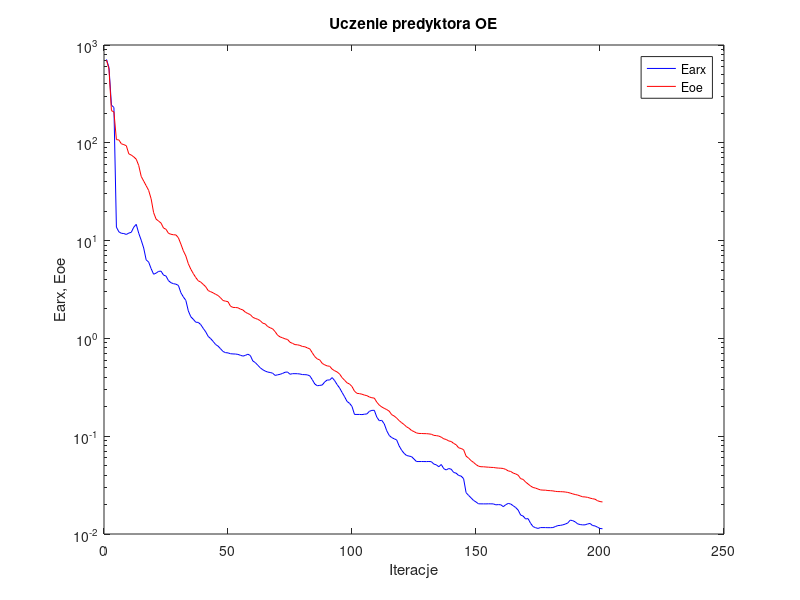
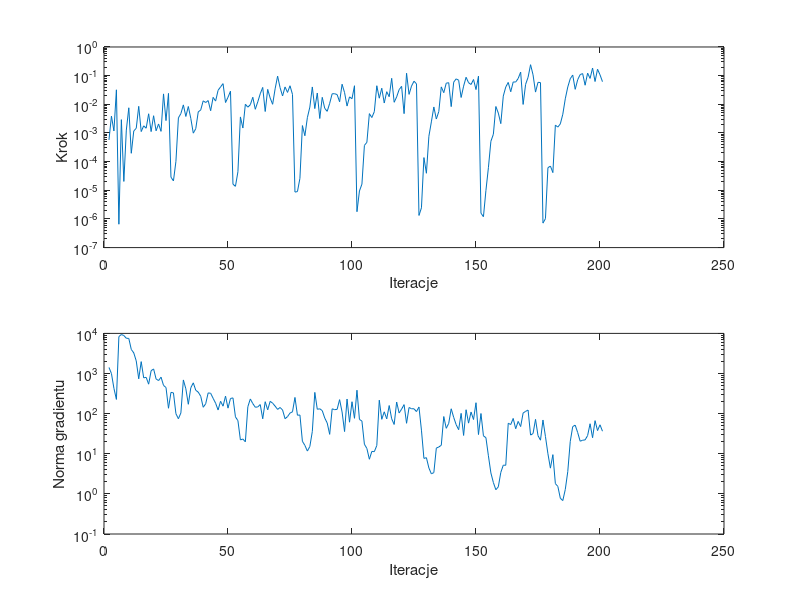

Recreate these plots in MATLAB, in order.
%uczenie predyktora oe
clear all;
n=0; farx(n+1)=7.121865e+002; foe(n+1)=7.015956e+002; wspucz(n+1)=0.000000e+000; ng(n+1)=0.000000e+000;
%odnowa zmiennej metryki
n=1; farx(n+1)=5.892524e+002; foe(n+1)=5.693260e+002; krok(n+1)=5.723719e-004; ng(n+1)=1.415204e+003;
n=2; farx(n+1)=2.429116e+002; foe(n+1)=2.133734e+002; krok(n+1)=3.869544e-003; ng(n+1)=1.000004e+003;
n=3; farx(n+1)=2.296550e+002; foe(n+1)=2.068696e+002; krok(n+1)=1.174207e-003; ng(n+1)=4.276265e+002;
n=4; farx(n+1)=1.373587e+001; foe(n+1)=1.078048e+002; krok(n+1)=3.204770e-002; ng(n+1)=2.260953e+002;
n=5; farx(n+1)=1.228988e+001; foe(n+1)=1.069864e+002; krok(n+1)=6.537961e-007; ng(n+1)=8.336478e+003;
n=6; farx(n+1)=1.188099e+001; foe(n+1)=9.767885e+001; krok(n+1)=2.914669e-003; ng(n+1)=9.371908e+003;
n=7; farx(n+1)=1.180630e+001; foe(n+1)=9.579235e+001; krok(n+1)=2.036925e-005; ng(n+1)=8.853350e+003;
n=8; farx(n+1)=1.156172e+001; foe(n+1)=9.334541e+001; krok(n+1)=1.259664e-003; ng(n+1)=7.561813e+003;
n=9; farx(n+1)=1.193984e+001; foe(n+1)=7.707762e+001; krok(n+1)=7.557177e-003; ng(n+1)=7.494280e+003;
n=10; farx(n+1)=1.215905e+001; foe(n+1)=7.493113e+001; krok(n+1)=1.955288e-004; ng(n+1)=3.982716e+003;
n=11; farx(n+1)=1.372029e+001; foe(n+1)=7.177954e+001; krok(n+1)=1.170971e-003; ng(n+1)=3.269469e+003;
n=12; farx(n+1)=1.465857e+001; foe(n+1)=6.797201e+001; krok(n+1)=1.457389e-003; ng(n+1)=2.061913e+003;
n=13; farx(n+1)=1.190028e+001; foe(n+1)=5.856842e+001; krok(n+1)=8.494456e-003; ng(n+1)=7.374279e+002;
n=14; farx(n+1)=1.010399e+001; foe(n+1)=4.535339e+001; krok(n+1)=1.118600e-003; ng(n+1)=1.978655e+003;
n=15; farx(n+1)=8.404853e+000; foe(n+1)=4.061590e+001; krok(n+1)=1.772228e-003; ng(n+1)=7.794078e+002;
n=16; farx(n+1)=6.358403e+000; foe(n+1)=3.643767e+001; krok(n+1)=1.463096e-003; ng(n+1)=8.034398e+002;
n=17; farx(n+1)=6.030343e+000; foe(n+1)=3.262337e+001; krok(n+1)=4.672280e-003; ng(n+1)=5.424342e+002;
n=18; farx(n+1)=5.170540e+000; foe(n+1)=2.677617e+001; krok(n+1)=1.116161e-003; ng(n+1)=1.174951e+003;
n=19; farx(n+1)=4.530634e+000; foe(n+1)=1.933612e+001; krok(n+1)=3.990929e-003; ng(n+1)=1.300863e+003;
n=20; farx(n+1)=4.648185e+000; foe(n+1)=1.659607e+001; krok(n+1)=1.191677e-003; ng(n+1)=7.324088e+002;
n=21; farx(n+1)=4.846083e+000; foe(n+1)=1.584320e+001; krok(n+1)=2.063028e-003; ng(n+1)=6.667025e+002;
n=22; farx(n+1)=4.871577e+000; foe(n+1)=1.510325e+001; krok(n+1)=1.137613e-003; ng(n+1)=8.112265e+002;
n=23; farx(n+1)=4.437669e+000; foe(n+1)=1.344216e+001; krok(n+1)=2.307159e-002; ng(n+1)=5.055659e+002;
n=24; farx(n+1)=4.341762e+000; foe(n+1)=1.305569e+001; krok(n+1)=2.701093e-003; ng(n+1)=4.474050e+002;
n=25; farx(n+1)=3.895556e+000; foe(n+1)=1.186757e+001; krok(n+1)=2.399905e-002; ng(n+1)=1.362503e+002;
%odnowa zmiennej metryki
n=26; farx(n+1)=3.710927e+000; foe(n+1)=1.161326e+001; krok(n+1)=2.867992e-005; ng(n+1)=3.386950e+002;
n=27; farx(n+1)=3.626681e+000; foe(n+1)=1.147526e+001; krok(n+1)=2.122479e-005; ng(n+1)=3.295006e+002;
n=28; farx(n+1)=3.585414e+000; foe(n+1)=1.143260e+001; krok(n+1)=1.020120e-004; ng(n+1)=9.957455e+001;
n=29; farx(n+1)=3.480601e+000; foe(n+1)=1.068428e+001; krok(n+1)=3.364099e-003; ng(n+1)=7.464287e+001;
n=30; farx(n+1)=2.932127e+000; foe(n+1)=9.209410e+000; krok(n+1)=4.738412e-003; ng(n+1)=1.042011e+002;
n=31; farx(n+1)=2.653004e+000; foe(n+1)=7.858919e+000; krok(n+1)=9.542392e-003; ng(n+1)=6.915837e+002;
n=32; farx(n+1)=2.448078e+000; foe(n+1)=6.963400e+000; krok(n+1)=3.765398e-003; ng(n+1)=4.167017e+002;
n=33; farx(n+1)=1.911261e+000; foe(n+1)=5.799596e+000; krok(n+1)=8.383236e-003; ng(n+1)=1.711044e+002;
n=34; farx(n+1)=1.665169e+000; foe(n+1)=5.100682e+000; krok(n+1)=3.212655e-003; ng(n+1)=4.415702e+002;
n=35; farx(n+1)=1.569010e+000; foe(n+1)=4.604652e+000; krok(n+1)=9.854180e-004; ng(n+1)=5.859439e+002;
n=36; farx(n+1)=1.464892e+000; foe(n+1)=4.190421e+000; krok(n+1)=1.409339e-003; ng(n+1)=3.820665e+002;
n=37; farx(n+1)=1.457432e+000; foe(n+1)=3.884544e+000; krok(n+1)=5.433546e-003; ng(n+1)=3.432930e+002;
n=38; farx(n+1)=1.385398e+000; foe(n+1)=3.766511e+000; krok(n+1)=6.353015e-003; ng(n+1)=2.712176e+002;
n=39; farx(n+1)=1.267183e+000; foe(n+1)=3.569039e+000; krok(n+1)=1.321323e-002; ng(n+1)=1.441994e+002;
n=40; farx(n+1)=1.168588e+000; foe(n+1)=3.377413e+000; krok(n+1)=1.154146e-002; ng(n+1)=1.760316e+002;
n=41; farx(n+1)=1.048655e+000; foe(n+1)=3.084428e+000; krok(n+1)=1.349272e-002; ng(n+1)=3.288472e+002;
n=42; farx(n+1)=9.951384e-001; foe(n+1)=3.003513e+000; krok(n+1)=5.967857e-003; ng(n+1)=3.217615e+002;
n=43; farx(n+1)=9.319511e-001; foe(n+1)=2.924503e+000; krok(n+1)=1.748904e-002; ng(n+1)=2.409226e+002;
n=44; farx(n+1)=8.667160e-001; foe(n+1)=2.823973e+000; krok(n+1)=1.296098e-002; ng(n+1)=1.820116e+002;
n=45; farx(n+1)=8.332184e-001; foe(n+1)=2.745173e+000; krok(n+1)=3.081106e-002; ng(n+1)=1.233339e+002;
n=46; farx(n+1)=7.830750e-001; foe(n+1)=2.598949e+000; krok(n+1)=4.048730e-002; ng(n+1)=2.034331e+002;
n=47; farx(n+1)=7.350704e-001; foe(n+1)=2.439934e+000; krok(n+1)=5.261210e-002; ng(n+1)=1.533789e+002;
n=48; farx(n+1)=7.150748e-001; foe(n+1)=2.403089e+000; krok(n+1)=1.153579e-002; ng(n+1)=2.732743e+002;
n=49; farx(n+1)=7.110996e-001; foe(n+1)=2.373923e+000; krok(n+1)=1.761298e-002; ng(n+1)=1.370516e+002;
n=50; farx(n+1)=6.972736e-001; foe(n+1)=2.134228e+000; krok(n+1)=2.867438e-002; ng(n+1)=2.385373e+002;
%odnowa zmiennej metryki
n=51; farx(n+1)=6.937483e-001; foe(n+1)=2.074864e+000; krok(n+1)=1.631013e-005; ng(n+1)=2.468360e+002;
n=52; farx(n+1)=6.922972e-001; foe(n+1)=2.069457e+000; krok(n+1)=1.373458e-005; ng(n+1)=8.316467e+001;
n=53; farx(n+1)=6.863565e-001; foe(n+1)=2.057122e+000; krok(n+1)=4.438276e-005; ng(n+1)=6.687714e+001;
n=54; farx(n+1)=6.723706e-001; foe(n+1)=1.993705e+000; krok(n+1)=3.625910e-003; ng(n+1)=2.213636e+001;
n=55; farx(n+1)=6.592480e-001; foe(n+1)=1.954325e+000; krok(n+1)=1.486749e-003; ng(n+1)=2.329617e+001;
n=56; farx(n+1)=6.701369e-001; foe(n+1)=1.854687e+000; krok(n+1)=1.004449e-002; ng(n+1)=1.985832e+001;
n=57; farx(n+1)=6.892707e-001; foe(n+1)=1.796663e+000; krok(n+1)=7.932207e-003; ng(n+1)=1.487703e+002;
n=58; farx(n+1)=6.689717e-001; foe(n+1)=1.751403e+000; krok(n+1)=9.691715e-003; ng(n+1)=2.322031e+002;
n=59; farx(n+1)=5.880383e-001; foe(n+1)=1.642724e+000; krok(n+1)=1.761298e-002; ng(n+1)=1.780055e+002;
n=60; farx(n+1)=5.661859e-001; foe(n+1)=1.600768e+000; krok(n+1)=6.700076e-003; ng(n+1)=1.443370e+002;
n=61; farx(n+1)=5.320760e-001; foe(n+1)=1.567732e+000; krok(n+1)=1.216238e-002; ng(n+1)=1.469786e+002;
n=62; farx(n+1)=5.009568e-001; foe(n+1)=1.518294e+000; krok(n+1)=2.327615e-002; ng(n+1)=1.681396e+002;
n=63; farx(n+1)=4.785876e-001; foe(n+1)=1.431942e+000; krok(n+1)=3.882853e-002; ng(n+1)=7.447138e+001;
n=64; farx(n+1)=4.635325e-001; foe(n+1)=1.407775e+000; krok(n+1)=5.608324e-003; ng(n+1)=1.983478e+002;
n=65; farx(n+1)=4.528757e-001; foe(n+1)=1.322887e+000; krok(n+1)=3.320390e-002; ng(n+1)=1.243334e+002;
n=66; farx(n+1)=4.481404e-001; foe(n+1)=1.284424e+000; krok(n+1)=1.660195e-002; ng(n+1)=2.025988e+002;
n=67; farx(n+1)=4.409142e-001; foe(n+1)=1.252804e+000; krok(n+1)=1.000091e-002; ng(n+1)=1.822003e+002;
n=68; farx(n+1)=4.184378e-001; foe(n+1)=1.172534e+000; krok(n+1)=3.477029e-002; ng(n+1)=1.537444e+002;
n=69; farx(n+1)=4.241869e-001; foe(n+1)=1.077425e+000; krok(n+1)=9.599621e-002; ng(n+1)=1.275410e+002;
n=70; farx(n+1)=4.295372e-001; foe(n+1)=1.036018e+000; krok(n+1)=3.809184e-002; ng(n+1)=1.422931e+002;
n=71; farx(n+1)=4.383200e-001; foe(n+1)=1.014055e+000; krok(n+1)=1.953985e-002; ng(n+1)=1.235069e+002;
n=72; farx(n+1)=4.506355e-001; foe(n+1)=9.896983e-001; krok(n+1)=4.034388e-002; ng(n+1)=7.475799e+001;
n=73; farx(n+1)=4.534875e-001; foe(n+1)=9.754060e-001; krok(n+1)=2.598758e-002; ng(n+1)=8.426168e+001;
n=74; farx(n+1)=4.299592e-001; foe(n+1)=9.131847e-001; krok(n+1)=4.438543e-002; ng(n+1)=1.033082e+002;
n=75; farx(n+1)=4.358791e-001; foe(n+1)=8.900175e-001; krok(n+1)=2.219272e-002; ng(n+1)=1.109916e+002;
%odnowa zmiennej metryki
n=76; farx(n+1)=4.358672e-001; foe(n+1)=8.638630e-001; krok(n+1)=8.648025e-006; ng(n+1)=2.533143e+002;
n=77; farx(n+1)=4.353757e-001; foe(n+1)=8.601618e-001; krok(n+1)=9.006227e-006; ng(n+1)=9.131098e+001;
n=78; farx(n+1)=4.326839e-001; foe(n+1)=8.484026e-001; krok(n+1)=2.605170e-005; ng(n+1)=9.250584e+001;
n=79; farx(n+1)=4.268182e-001; foe(n+1)=8.273323e-001; krok(n+1)=1.810600e-003; ng(n+1)=2.045849e+001;
n=80; farx(n+1)=4.259138e-001; foe(n+1)=8.209927e-001; krok(n+1)=7.988163e-004; ng(n+1)=1.617871e+001;
n=81; farx(n+1)=4.237860e-001; foe(n+1)=7.998946e-001; krok(n+1)=3.416397e-003; ng(n+1)=1.167008e+001;
n=82; farx(n+1)=4.137518e-001; foe(n+1)=7.807808e-001; krok(n+1)=7.980009e-003; ng(n+1)=1.514734e+001;
n=83; farx(n+1)=3.780159e-001; foe(n+1)=7.117600e-001; krok(n+1)=4.030924e-002; ng(n+1)=3.603707e+001;
n=84; farx(n+1)=3.416745e-001; foe(n+1)=6.510610e-001; krok(n+1)=7.088910e-003; ng(n+1)=3.384150e+002;
n=85; farx(n+1)=3.280396e-001; foe(n+1)=6.168700e-001; krok(n+1)=2.477353e-002; ng(n+1)=1.285021e+002;
n=86; farx(n+1)=3.307633e-001; foe(n+1)=6.023312e-001; krok(n+1)=3.195712e-003; ng(n+1)=1.320375e+002;
n=87; farx(n+1)=3.338565e-001; foe(n+1)=5.550788e-001; krok(n+1)=1.750226e-002; ng(n+1)=1.189219e+002;
n=88; farx(n+1)=3.590528e-001; foe(n+1)=5.366101e-001; krok(n+1)=7.251821e-003; ng(n+1)=7.797702e+001;
n=89; farx(n+1)=3.754951e-001; foe(n+1)=5.230911e-001; krok(n+1)=5.682045e-003; ng(n+1)=5.836435e+001;
n=90; farx(n+1)=3.754503e-001; foe(n+1)=5.189455e-001; krok(n+1)=1.082825e-002; ng(n+1)=3.045559e+001;
n=91; farx(n+1)=3.974234e-001; foe(n+1)=4.846399e-001; krok(n+1)=2.331518e-002; ng(n+1)=1.318634e+002;
n=92; farx(n+1)=3.701222e-001; foe(n+1)=4.670839e-001; krok(n+1)=2.339865e-002; ng(n+1)=1.256830e+002;
n=93; farx(n+1)=3.370083e-001; foe(n+1)=4.538799e-001; krok(n+1)=2.183177e-002; ng(n+1)=1.277786e+002;
n=94; farx(n+1)=3.111484e-001; foe(n+1)=4.323646e-001; krok(n+1)=1.226153e-002; ng(n+1)=2.232530e+002;
n=95; farx(n+1)=2.800676e-001; foe(n+1)=3.971607e-001; krok(n+1)=5.016986e-002; ng(n+1)=1.097759e+002;
n=96; farx(n+1)=2.534897e-001; foe(n+1)=3.734675e-001; krok(n+1)=2.556569e-002; ng(n+1)=3.574880e+001;
n=97; farx(n+1)=2.267940e-001; foe(n+1)=3.514927e-001; krok(n+1)=8.685477e-003; ng(n+1)=2.312044e+002;
n=98; farx(n+1)=2.168953e-001; foe(n+1)=3.417103e-001; krok(n+1)=1.815661e-002; ng(n+1)=6.122438e+001;
n=99; farx(n+1)=2.015792e-001; foe(n+1)=3.222005e-001; krok(n+1)=1.567008e-002; ng(n+1)=1.980075e+002;
n=100; farx(n+1)=1.670150e-001; foe(n+1)=2.885891e-001; krok(n+1)=4.446078e-002; ng(n+1)=7.650533e+001;
%odnowa zmiennej metryki
n=101; farx(n+1)=1.669132e-001; foe(n+1)=2.743539e-001; krok(n+1)=1.786818e-006; ng(n+1)=3.836104e+002;
n=102; farx(n+1)=1.669535e-001; foe(n+1)=2.724773e-001; krok(n+1)=9.451001e-006; ng(n+1)=7.176661e+001;
n=103; farx(n+1)=1.662878e-001; foe(n+1)=2.687913e-001; krok(n+1)=1.634484e-005; ng(n+1)=6.526682e+001;
n=104; farx(n+1)=1.678274e-001; foe(n+1)=2.633969e-001; krok(n+1)=3.674633e-004; ng(n+1)=1.727818e+001;
n=105; farx(n+1)=1.689465e-001; foe(n+1)=2.598704e-001; krok(n+1)=4.723236e-004; ng(n+1)=1.355537e+001;
n=106; farx(n+1)=1.795092e-001; foe(n+1)=2.518045e-001; krok(n+1)=4.727372e-003; ng(n+1)=7.296454e+000;
n=107; farx(n+1)=1.836423e-001; foe(n+1)=2.473284e-001; krok(n+1)=3.452691e-003; ng(n+1)=1.145779e+001;
n=108; farx(n+1)=1.840205e-001; foe(n+1)=2.451754e-001; krok(n+1)=5.548179e-003; ng(n+1)=1.126985e+001;
n=109; farx(n+1)=1.565877e-001; foe(n+1)=2.227251e-001; krok(n+1)=4.446078e-002; ng(n+1)=1.608391e+001;
n=110; farx(n+1)=1.440465e-001; foe(n+1)=2.080268e-001; krok(n+1)=1.631060e-002; ng(n+1)=2.164006e+002;
n=111; farx(n+1)=1.451955e-001; foe(n+1)=1.989458e-001; krok(n+1)=3.638604e-002; ng(n+1)=7.217888e+001;
n=112; farx(n+1)=1.338909e-001; foe(n+1)=1.926899e-001; krok(n+1)=1.109636e-002; ng(n+1)=1.111259e+002;
n=113; farx(n+1)=1.137983e-001; foe(n+1)=1.871667e-001; krok(n+1)=2.753897e-002; ng(n+1)=7.407181e+001;
n=114; farx(n+1)=1.017871e-001; foe(n+1)=1.803052e-001; krok(n+1)=1.840296e-002; ng(n+1)=1.592229e+002;
n=115; farx(n+1)=9.682531e-002; foe(n+1)=1.660220e-001; krok(n+1)=8.061847e-002; ng(n+1)=7.443230e+001;
n=116; farx(n+1)=9.407432e-002; foe(n+1)=1.609164e-001; krok(n+1)=1.175824e-002; ng(n+1)=5.372366e+001;
n=117; farx(n+1)=9.169307e-002; foe(n+1)=1.532692e-001; krok(n+1)=1.809047e-002; ng(n+1)=1.948125e+002;
n=118; farx(n+1)=7.965110e-002; foe(n+1)=1.444645e-001; krok(n+1)=3.252259e-002; ng(n+1)=1.038697e+002;
n=119; farx(n+1)=7.195740e-002; foe(n+1)=1.374115e-001; krok(n+1)=4.226396e-002; ng(n+1)=1.294663e+002;
n=120; farx(n+1)=6.678809e-002; foe(n+1)=1.316539e-001; krok(n+1)=4.719599e-003; ng(n+1)=1.677939e+002;
n=121; farx(n+1)=6.348446e-002; foe(n+1)=1.246872e-001; krok(n+1)=1.213676e-001; ng(n+1)=5.747936e+001;
n=122; farx(n+1)=6.261828e-002; foe(n+1)=1.204957e-001; krok(n+1)=2.219272e-002; ng(n+1)=1.420914e+002;
n=123; farx(n+1)=6.184791e-002; foe(n+1)=1.145099e-001; krok(n+1)=4.331299e-002; ng(n+1)=1.325174e+002;
n=124; farx(n+1)=5.837374e-002; foe(n+1)=1.114509e-001; krok(n+1)=6.385486e-002; ng(n+1)=1.320551e+002;
n=125; farx(n+1)=5.506158e-002; foe(n+1)=1.079767e-001; krok(n+1)=5.180633e-002; ng(n+1)=1.125997e+002;
%odnowa zmiennej metryki
n=126; farx(n+1)=5.507494e-002; foe(n+1)=1.067299e-001; krok(n+1)=1.322610e-006; ng(n+1)=1.463209e+002;
n=127; farx(n+1)=5.509485e-002; foe(n+1)=1.065783e-001; krok(n+1)=2.441629e-006; ng(n+1)=3.876263e+001;
n=128; farx(n+1)=5.505540e-002; foe(n+1)=1.062851e-001; krok(n+1)=1.383684e-004; ng(n+1)=7.661955e+000;
n=129; farx(n+1)=5.500486e-002; foe(n+1)=1.061702e-001; krok(n+1)=3.923630e-005; ng(n+1)=7.992431e+000;
n=130; farx(n+1)=5.513141e-002; foe(n+1)=1.055837e-001; krok(n+1)=7.663457e-004; ng(n+1)=4.427597e+000;
n=131; farx(n+1)=5.488035e-002; foe(n+1)=1.047077e-001; krok(n+1)=2.437335e-003; ng(n+1)=3.161774e+000;
n=132; farx(n+1)=5.187232e-002; foe(n+1)=1.019864e-001; krok(n+1)=8.076021e-003; ng(n+1)=3.392533e+000;
n=133; farx(n+1)=5.098019e-002; foe(n+1)=1.013592e-001; krok(n+1)=3.065383e-003; ng(n+1)=1.384053e+001;
n=134; farx(n+1)=4.870303e-002; foe(n+1)=1.002949e-001; krok(n+1)=5.608324e-003; ng(n+1)=1.477057e+001;
n=135; farx(n+1)=5.138250e-002; foe(n+1)=9.772767e-002; krok(n+1)=4.048730e-002; ng(n+1)=1.624506e+001;
n=136; farx(n+1)=4.652692e-002; foe(n+1)=9.405283e-002; krok(n+1)=2.541206e-002; ng(n+1)=8.469813e+001;
n=137; farx(n+1)=4.519114e-002; foe(n+1)=9.254915e-002; krok(n+1)=5.455281e-002; ng(n+1)=4.307652e+001;
n=138; farx(n+1)=4.672904e-002; foe(n+1)=8.937829e-002; krok(n+1)=5.671128e-002; ng(n+1)=5.731037e+001;
n=139; farx(n+1)=4.598039e-002; foe(n+1)=8.835064e-002; krok(n+1)=8.307419e-003; ng(n+1)=1.321722e+002;
n=140; farx(n+1)=4.257274e-002; foe(n+1)=8.434997e-002; krok(n+1)=5.919426e-002; ng(n+1)=8.078798e+001;
n=141; farx(n+1)=4.190795e-002; foe(n+1)=8.174592e-002; krok(n+1)=7.727538e-002; ng(n+1)=5.308094e+001;
n=142; farx(n+1)=3.965707e-002; foe(n+1)=7.608019e-002; krok(n+1)=6.918848e-002; ng(n+1)=3.979514e+001;
n=143; farx(n+1)=3.912185e-002; foe(n+1)=7.489138e-002; krok(n+1)=1.729712e-002; ng(n+1)=1.015569e+002;
n=144; farx(n+1)=3.679053e-002; foe(n+1)=7.277431e-002; krok(n+1)=4.294671e-002; ng(n+1)=2.860550e+001;
n=145; farx(n+1)=2.645618e-002; foe(n+1)=6.257385e-002; krok(n+1)=8.776600e-002; ng(n+1)=1.251060e+002;
n=146; farx(n+1)=2.482801e-002; foe(n+1)=5.968501e-002; krok(n+1)=5.671128e-002; ng(n+1)=5.799368e+001;
n=147; farx(n+1)=2.343228e-002; foe(n+1)=5.631056e-002; krok(n+1)=4.905012e-002; ng(n+1)=1.096991e+002;
n=148; farx(n+1)=2.205554e-002; foe(n+1)=5.397644e-002; krok(n+1)=7.326360e-002; ng(n+1)=7.134126e+001;
n=149; farx(n+1)=2.126697e-002; foe(n+1)=5.128575e-002; krok(n+1)=3.264474e-002; ng(n+1)=1.869957e+002;
n=150; farx(n+1)=2.036231e-002; foe(n+1)=4.938060e-002; krok(n+1)=9.630670e-002; ng(n+1)=3.009577e+001;
%odnowa zmiennej metryki
n=151; farx(n+1)=2.033368e-002; foe(n+1)=4.873519e-002; krok(n+1)=1.587161e-006; ng(n+1)=1.007266e+002;
n=152; farx(n+1)=2.032982e-002; foe(n+1)=4.869074e-002; krok(n+1)=1.198106e-006; ng(n+1)=2.793887e+001;
n=153; farx(n+1)=2.031673e-002; foe(n+1)=4.841728e-002; krok(n+1)=9.836241e-006; ng(n+1)=2.514007e+001;
n=154; farx(n+1)=2.035772e-002; foe(n+1)=4.822065e-002; krok(n+1)=6.140602e-005; ng(n+1)=8.909956e+000;
n=155; farx(n+1)=2.034472e-002; foe(n+1)=4.800763e-002; krok(n+1)=5.120833e-004; ng(n+1)=3.333118e+000;
n=156; farx(n+1)=2.030970e-002; foe(n+1)=4.789145e-002; krok(n+1)=8.989595e-004; ng(n+1)=1.921007e+000;
n=157; farx(n+1)=1.987476e-002; foe(n+1)=4.747658e-002; krok(n+1)=8.378898e-003; ng(n+1)=1.268862e+000;
n=158; farx(n+1)=1.997778e-002; foe(n+1)=4.721033e-002; krok(n+1)=4.935931e-003; ng(n+1)=1.499394e+000;
n=159; farx(n+1)=1.990067e-002; foe(n+1)=4.705228e-002; krok(n+1)=2.117795e-003; ng(n+1)=3.428647e+000;
n=160; farx(n+1)=1.903422e-002; foe(n+1)=4.675876e-002; krok(n+1)=1.931884e-002; ng(n+1)=5.196441e+000;
n=161; farx(n+1)=1.994469e-002; foe(n+1)=4.573146e-002; krok(n+1)=4.017797e-002; ng(n+1)=5.163578e+000;
n=162; farx(n+1)=2.054722e-002; foe(n+1)=4.416894e-002; krok(n+1)=5.801457e-002; ng(n+1)=5.762596e+001;
n=163; farx(n+1)=2.025598e-002; foe(n+1)=4.359355e-002; krok(n+1)=2.741202e-002; ng(n+1)=5.347470e+001;
n=164; farx(n+1)=1.945003e-002; foe(n+1)=4.198444e-002; krok(n+1)=6.024636e-002; ng(n+1)=7.592230e+001;
n=165; farx(n+1)=1.865202e-002; foe(n+1)=4.114619e-002; krok(n+1)=5.983917e-002; ng(n+1)=4.206919e+001;
n=166; farx(n+1)=1.756017e-002; foe(n+1)=3.992924e-002; krok(n+1)=7.951514e-002; ng(n+1)=6.403237e+001;
n=167; farx(n+1)=1.562626e-002; foe(n+1)=3.678802e-002; krok(n+1)=1.328156e-001; ng(n+1)=4.764175e+001;
n=168; farx(n+1)=1.525450e-002; foe(n+1)=3.617896e-002; krok(n+1)=9.899545e-003; ng(n+1)=1.035654e+002;
n=169; farx(n+1)=1.425349e-002; foe(n+1)=3.397770e-002; krok(n+1)=4.953895e-002; ng(n+1)=1.138862e+002;
n=170; farx(n+1)=1.436066e-002; foe(n+1)=3.245655e-002; krok(n+1)=8.764941e-002; ng(n+1)=1.228907e+002;
n=171; farx(n+1)=1.287970e-002; foe(n+1)=3.095273e-002; krok(n+1)=2.409855e-001; ng(n+1)=2.922317e+001;
n=172; farx(n+1)=1.191204e-002; foe(n+1)=2.990620e-002; krok(n+1)=1.068981e-001; ng(n+1)=3.193755e+001;
n=173; farx(n+1)=1.160329e-002; foe(n+1)=2.947312e-002; krok(n+1)=2.667694e-002; ng(n+1)=7.208099e+001;
n=174; farx(n+1)=1.140803e-002; foe(n+1)=2.882353e-002; krok(n+1)=5.857529e-002; ng(n+1)=2.827998e+001;
n=175; farx(n+1)=1.163336e-002; foe(n+1)=2.824763e-002; krok(n+1)=5.722022e-002; ng(n+1)=2.179528e+001;
%odnowa zmiennej metryki
n=176; farx(n+1)=1.162833e-002; foe(n+1)=2.810191e-002; krok(n+1)=7.142926e-007; ng(n+1)=6.933550e+001;
n=177; farx(n+1)=1.162552e-002; foe(n+1)=2.806650e-002; krok(n+1)=1.022346e-006; ng(n+1)=2.694018e+001;
n=178; farx(n+1)=1.160360e-002; foe(n+1)=2.782021e-002; krok(n+1)=6.119948e-005; ng(n+1)=1.000824e+001;
n=179; farx(n+1)=1.160586e-002; foe(n+1)=2.773613e-002; krok(n+1)=6.991253e-005; ng(n+1)=4.380765e+000;
n=180; farx(n+1)=1.163733e-002; foe(n+1)=2.759386e-002; krok(n+1)=4.135969e-005; ng(n+1)=9.503519e+000;
n=181; farx(n+1)=1.191708e-002; foe(n+1)=2.729954e-002; krok(n+1)=1.876490e-003; ng(n+1)=1.802724e+000;
n=182; farx(n+1)=1.219081e-002; foe(n+1)=2.714786e-002; krok(n+1)=1.602144e-003; ng(n+1)=1.537182e+000;
n=183; farx(n+1)=1.224872e-002; foe(n+1)=2.710753e-002; krok(n+1)=2.075244e-003; ng(n+1)=7.793486e-001;
n=184; farx(n+1)=1.240522e-002; foe(n+1)=2.703567e-002; krok(n+1)=4.494346e-003; ng(n+1)=6.805152e-001;
n=185; farx(n+1)=1.262670e-002; foe(n+1)=2.687745e-002; krok(n+1)=1.556168e-002; ng(n+1)=1.288108e+000;
n=186; farx(n+1)=1.296468e-002; foe(n+1)=2.661977e-002; krok(n+1)=4.002904e-002; ng(n+1)=3.576837e+000;
n=187; farx(n+1)=1.385885e-002; foe(n+1)=2.621162e-002; krok(n+1)=7.808311e-002; ng(n+1)=2.016453e+001;
n=188; farx(n+1)=1.369535e-002; foe(n+1)=2.571817e-002; krok(n+1)=1.047148e-001; ng(n+1)=4.761308e+001;
n=189; farx(n+1)=1.330736e-002; foe(n+1)=2.532870e-002; krok(n+1)=3.329590e-002; ng(n+1)=5.165737e+001;
n=190; farx(n+1)=1.269502e-002; foe(n+1)=2.501315e-002; krok(n+1)=7.224063e-002; ng(n+1)=3.375397e+001;
n=191; farx(n+1)=1.248924e-002; foe(n+1)=2.452342e-002; krok(n+1)=1.088405e-001; ng(n+1)=2.055179e+001;
n=192; farx(n+1)=1.239630e-002; foe(n+1)=2.400911e-002; krok(n+1)=1.178633e-001; ng(n+1)=2.173202e+001;
n=193; farx(n+1)=1.241033e-002; foe(n+1)=2.393165e-002; krok(n+1)=4.633705e-002; ng(n+1)=2.217072e+001;
n=194; farx(n+1)=1.267001e-002; foe(n+1)=2.369045e-002; krok(n+1)=1.221144e-001; ng(n+1)=2.841504e+001;
n=195; farx(n+1)=1.281866e-002; foe(n+1)=2.327900e-002; krok(n+1)=8.000730e-002; ng(n+1)=5.597818e+001;
n=196; farx(n+1)=1.220435e-002; foe(n+1)=2.294011e-002; krok(n+1)=1.845727e-001; ng(n+1)=2.510942e+001;
n=197; farx(n+1)=1.209336e-002; foe(n+1)=2.270124e-002; krok(n+1)=6.237096e-002; ng(n+1)=6.690257e+001;
n=198; farx(n+1)=1.173856e-002; foe(n+1)=2.188415e-002; krok(n+1)=1.674643e-001; ng(n+1)=3.784816e+001;
n=199; farx(n+1)=1.139158e-002; foe(n+1)=2.146881e-002; krok(n+1)=1.071906e-001; ng(n+1)=5.272156e+001;
n=200; farx(n+1)=1.131711e-002; foe(n+1)=2.126243e-002; krok(n+1)=6.162212e-002; ng(n+1)=3.645538e+001;

figure; semilogy(farx,'b'); hold on; semilogy(foe,'r'); xlabel('Iteracje'); ylabel('Earx, Eoe'); legend('Earx','Eoe'); title('Uczenie predyktora OE');
figure; subplot(2,1,1); semilogy(krok); xlabel('Iteracje'); ylabel('Krok');
subplot(2,1,2); semilogy(ng); xlabel('Iteracje'); ylabel('Norma gradientu');
Earx=farx(n+1)
Eoe=foe(n+1)
